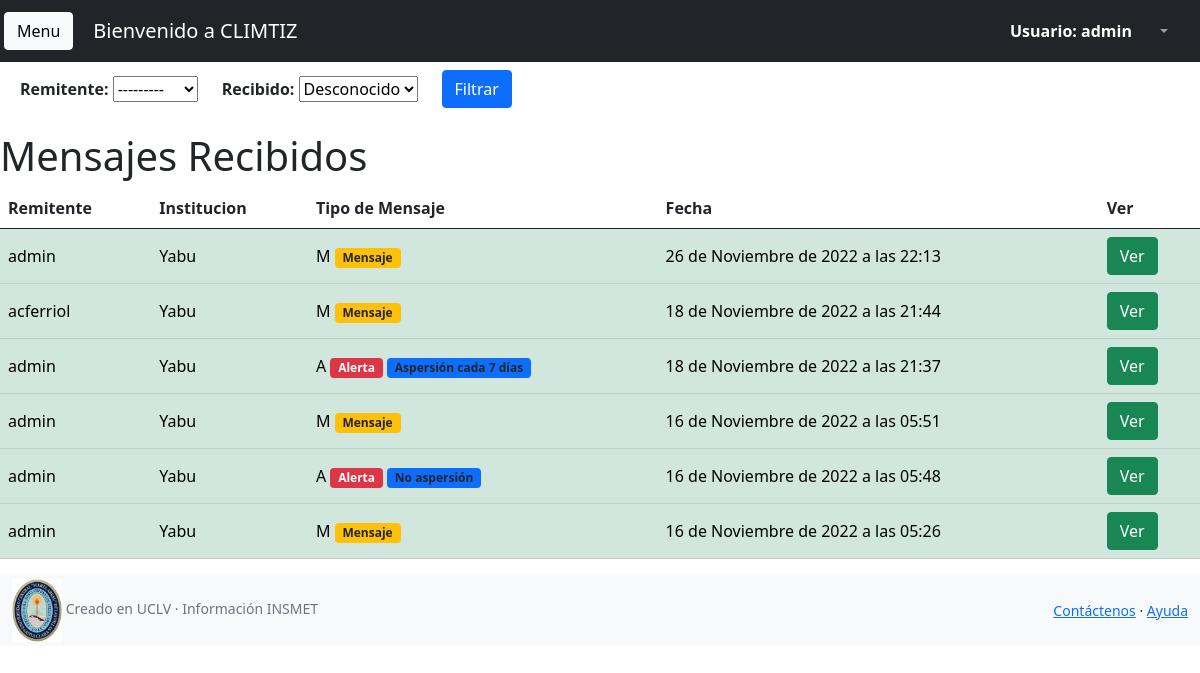
Page /mensajes/mensajes_recibidos (signed in) on the earlier database version.
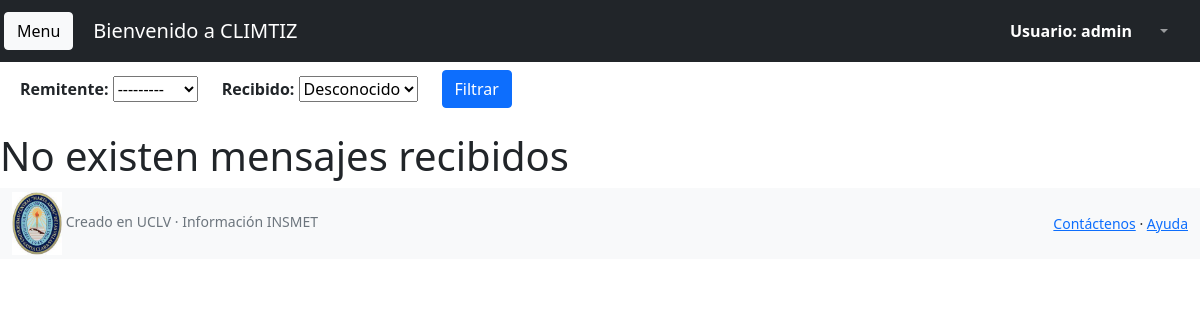
Same page on the later database version.
### mensajes/models.py (models this page shows)
class Mensajes(models.Model):
    remitente = models.ForeignKey(User,null=False,blank=False,on_delete=models.DO_NOTHING,related_name="remitente")
    mensaje = models.TextField()
    tipodealerta = models.CharField(max_length=30,choices=TALERTA,blank=True,null=True)
    tipodemensaje = models.CharField(max_length=11, choices=TMENSAJE)
    destinatario = models.ForeignKey(User,null=False,blank=False,on_delete=models.DO_NOTHING,related_name="destinatario")
    recibido = models.BooleanField('Recibido', default=False)
    img = models.FileField(upload_to="media" ,null=True,blank=True)
    created_at = models.DateTimeField(default=datetime.now())
    updated_at = models.DateTimeField(default=datetime.now())

### users/models.py (models this page shows)
class User(AbstractUser):
    empresa = models.ForeignKey(Empresa, null = False, blank=False, on_delete = models.CASCADE)
    cargo = models.CharField(max_length=30)
    edad = models.IntegerField()
    sexo = models.CharField(max_length=11, choices=SEXO)
    is_admin = models.BooleanField('Is admin',default=False)
    is_normal = models.BooleanField('Is normal',default=False)
    aprobado = models.BooleanField('Aprove', default=False)

### empresa/models.py (models this page shows)
class Empresa(models.Model):
    nombre = models.CharField(max_length=60)
    estacion = models.ForeignKey(Estacion, null = True, blank=False, on_delete = models.CASCADE)
    representante = models.CharField(max_length = 100)
    municipio = models.CharField(max_length = 100)
    provincia = models.CharField(max_length=30)
    variedad_actual = models.CharField(max_length=20, choices=TVARIEDAD, null=True)
    def __str__(self):
        return '{}'.format(self.nombre)

### mensajes/views.py (the view)
# urls.py: path('mensajes_recibidos',RecibidosListView.as_view(),name="mensajes_recibidos"),
class RecibidosListView(UserPassesTestMixin,FilterView):
    model = Mensajes
    template_name = 'lista_mensajes_recibidos.html'
    filterset_class = MensajeFilter1
    def get_queryset(self):
        return self.model.objects.all().filter(destinatario=self.request.user)
    def test_func(self):
        return self.request.user.is_authenticated

### mensajes/filters.py (called while the page is built)
    def qs(self):
        parent = super().qs
        parent = parent.order_by("created_at").reverse()
        return parent

### mensajes/processors.py (called while the page is built)
def ctx_dict(request):
    sol=None
    if request.user.is_authenticated:
        sol = len(Mensajes.objects.filter(recibido=False).filter(destinatario=request.user))
    ctx={'test':sol}
    print(sol)
    return ctx

### mensajes/templates/lista_mensajes_recibidos.html (shortened to what this page needs)
{% extends 'index_admin.html' %}
{% load static %}
{% block content %}
<form class="row g-3 m-2" method='get'>
    <div class="row">
      <div class="col-auto">
      <label for="id_remitente" class="col-form-label"><strong>Remitente: </strong></label>
      {{filter.form.remitente}}
      </div>
      <div class="col-auto">
      <label for="id_pendiente" class="col-form-label"><strong>Recibido: </strong></label>
      {{filter.form.recibido}}
      </div>
      <div class="col-4">
        <button type="submit" class="btn btn-primary mb-3">Filtrar</button>
      </div>
    </div>
</form>
{% if object_list %}
<h1>Mensajes Recibidos</h1>
<div class="table-responsive ">
    <table class="table align-middle">
        <thead>
          <tr>
            <th scope="col">Remitente</th>
            <th scope="col">Institucion</th>
            <th scope="col">Tipo de Mensaje</th>
            <th scope="col">Fecha</th>
            <th scope="col">Ver</th>
          </tr>
        </thead>
        <tbody>
{% for msj in object_list %}
          <tr {% if msj.recibido is False %}class="table-warning" {% else %} class="table-success" {% endif %}>
            <td>{{msj.remitente.username}}</td>
            <td>{{msj.remitente.empresa}}</td>
            <td>{{msj.tipodemensaje}}
              {% if msj.tipodemensaje == 'M' %}
              <span class="badge bg-warning text-dark">Mensaje</span>
              {% else %}
                {% if msj.tipodemensaje == 'A' %}
                <span class="badge bg-danger">Alerta</span>
                <span class="badge bg-primary text-dark">{{msj.tipodealerta}}</span>
                {% else %}
                <span class="badge bg-info text-dark">Consulta</span>
                {% endif %}
              {% endif %}
            </td>
            <td>{{msj.created_at}}</td>
            <td>
                <a class="btn btn-success" href="{% url 'mensajes:mensaje_detalle' msj.id %}">Ver</a>
            </td>
          </tr>
    {% endfor %}
  </tbody>
{% else %}
<h1>No existen mensajes recibidos</h1>
{% endif %}
</table>
</div>
{% endblock content %}

Differences in the rows shown:
removed Mensajes: remitente.username "admin", remitente.empresa "Yabu", tipodemensaje "M", shows "Mensaje", created_at "26 de Noviembre de 2022 a las 22:13"
removed Mensajes: remitente.username "acferriol", remitente.empresa "Yabu", tipodemensaje "M", shows "Mensaje", created_at "18 de Noviembre de 2022 a las 21:44"
removed Mensajes: remitente.username "admin", remitente.empresa "Yabu", tipodemensaje "A", tipodealerta "Aspersión cada 7 días", created_at "18 de Noviembre de 2022 a las 21:37"
removed Mensajes: remitente.username "admin", remitente.empresa "Yabu", tipodemensaje "M", shows "Mensaje", created_at "16 de Noviembre de 2022 a las 05:51"
removed Mensajes: remitente.username "admin", remitente.empresa "Yabu", tipodemensaje "A", tipodealerta "No aspersión", created_at "16 de Noviembre de 2022 a las 05:48"
removed Mensajes: remitente.username "admin", remitente.empresa "Yabu", tipodemensaje "M", shows "Mensaje", created_at "16 de Noviembre de 2022 a las 05:26"
Other differences:
text no longer shown: "Mensajes Recibidos Remitente Institucion Tipo de Mensaje Fecha Ver"
text now shown: "No existen mensajes recibidos"
